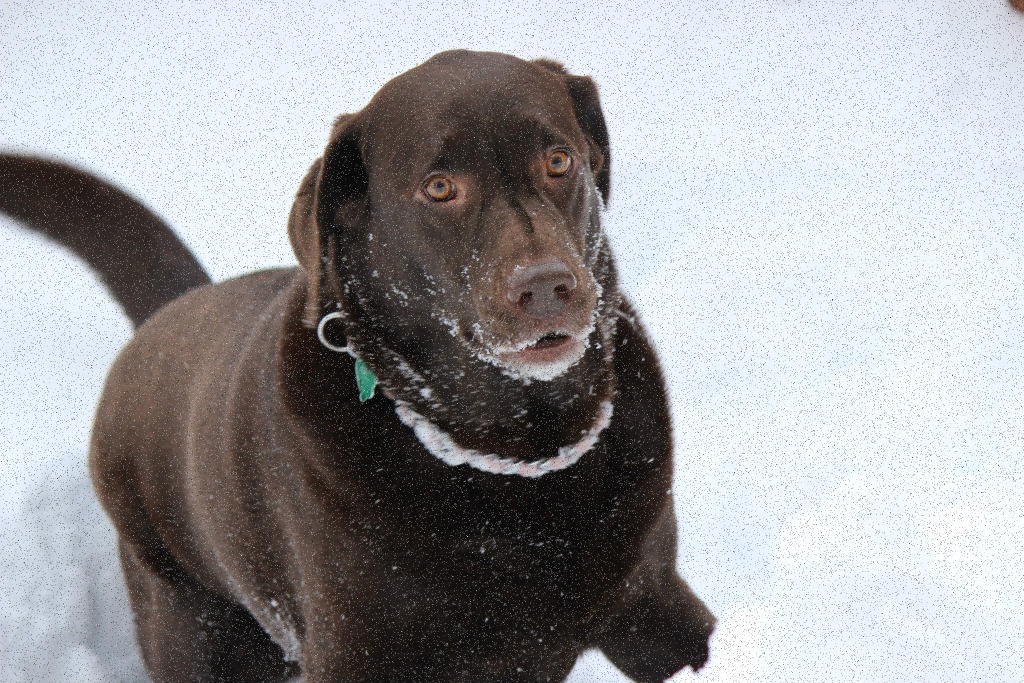
#> input picture hw1/images/dog_salt_and_pepper.png, 2048 x 1366 px, given in place of 1_resized.jpg, which was not available (shown at 1/2 size); the run also reads 1 picture not shown here
$ python process_images.py   (older library calls are emulated)
#> lines starting #> are read from the running program, lines starting #| are printed output that depends on the picture; after the words box and inside, x2 and y2 are one past the last pixel; in counts of white or black regions, pixels touching at a corner belong together; pictures that were not available may be replaced by others from this repository, and a replacement may not be noted
#> in load_image, image is the input picture: PIL image 2048x1366 RGB; mean R, G, B 159.5, 159.2, 162.5
### hw1/utils.py
from PIL import Image
import numpy as np

def load_image(filepath):
    '''
    Load image from filepath and return ndarray.
    '''
    image = Image.open(filepath)
    return np.asarray(image)

# [13 lines left out: functions save_image, show_image, not called in this run]

def downsample(ndarray):
    '''
    Return downsampled image as ndarray. (anti-aliased)
    '''
    h, w, _ = ndarray.shape
    image = Image.fromarray(ndarray)
    image = image.resize((round(w/2), round(h/2)), Image.ANTIALIAS)
    return np.asarray(image)

def upsample(ndarray):
    '''
    Return upsampled image as ndarray. (anti-aliased)
    '''
    h, w, _ = ndarray.shape
    image = Image.fromarray(ndarray)
    image = image.resize((w*2, h*2), Image.ANTIALIAS)
    return np.asarray(image)

def concat(left_ndarray, right_ndarray):
    '''
    Return concatenation of left half of first image and right half of second
    image. The arrays should be the same size.
    '''
    h, w, _ = left_ndarray.shape
    return np.hstack((left_ndarray[:, :w//2], right_ndarray[:, w//2:]))

### hw1/process_images.py
import numpy as np
import math
from utils import *

# [40 lines left out: functions get_pixel_at, get_patch_at, not called in this run]

def apply_gaussian_filter(pixel_grid, size):
    '''
    Apply gaussian filter for every pixel in pixel_grid, and return the
    resulting pixel grid.

    Args:
        pixel_grid (ndarray): 3D numpy array representing an RGB image.
        size (int): Kernel size.

    Returns:
        ndarray: 3D numpy array representing an RGB image after f iltering.
    '''
    sigma = (size - 1)/3

    ranges = np.arange(-math.trunc(size / 2), math.ceil(size / 2))
    gaussians = np.exp(-(ranges ** 2) / 2 * sigma ** 2)

    gaussian_filter = (gaussians / gaussians.sum()).reshape(-1, 1)

    new_image = np.zeros_like(pixel_grid, dtype=np.float32)

    pad = size // 2
    padded_image = np.pad(pixel_grid, ((0, 0), (pad, pad), (0, 0)))

    for x in range(pixel_grid.shape[1]):
        new_image[:,x] = np.sum(padded_image[:, x:x+size, :] * gaussian_filter, axis = 1)

    padded_image = np.pad(new_image, ((pad, pad), (0, 0), (0, 0)))

    for y in range(pixel_grid.shape[0]):
        new_image[y, :] = np.round(np.sum(padded_image[y:y+size, :, :] * gaussian_filter[:, None], axis = 0))

    return new_image.astype(np.uint8)

# [22 lines left out: function apply_median_filter, not called in this run]

def build_gaussian_pyramid(pixel_grid, size, levels=5):
    '''
    Build and return a Gaussian pyramid.

    Args:
        pixel_grid (ndarray): 3D numpy array representing an RGB image.
        size (int): Kernel size.
        levels (int): Number of levels.

    Returns:
        list of ndarray: List of 3D numpy arrays representing Gaussian
        pyramid.
    '''

    pyramids = [pixel_grid]

    for _ in range(levels):
        blurred_image = apply_gaussian_filter(pyramids[-1], size)
        downsampled_image = downsample(blurred_image)
        pyramids.append(downsampled_image)

    return pyramids

def build_laplacian_pyramid(gaussian_pyramid):
    '''
    Build and return a Laplacian pyramid.

    Args:
        gaussian_pyramid (list of ndarray): Gaussian pyramid.

    Returns:
        list of ndarray: List of 3D numpy arrays representing Laplacian
        pyramid
    '''
    laplacians = []

    for i in range(len(gaussian_pyramid) - 1):
        l = gaussian_pyramid[i].astype(np.float32) - upsample(gaussian_pyramid[i+1].astype(np.uint8)).astype(np.float32)
        laplacians.append(l)

    laplacians.append(gaussian_pyramid[-1].astype(np.float32))
    return laplacians

def blend_images(left_image, right_image):
    (h, w, d) = left_image.shape
#> h = 1366; w = 2048; d = 3
    size = 5
    levels = 5

    mask = concat(np.ones((h, w, d), dtype=np.uint8), np.zeros((h, w, d), dtype=np.uint8))

    mask_gaussian = build_gaussian_pyramid(mask, size, levels)
#> the loop in build_gaussian_pyramid, `for _ in range(levels):` made 5 passes
#> pass 1, in downsample, `image = Image.fromarray(ndarray)`:
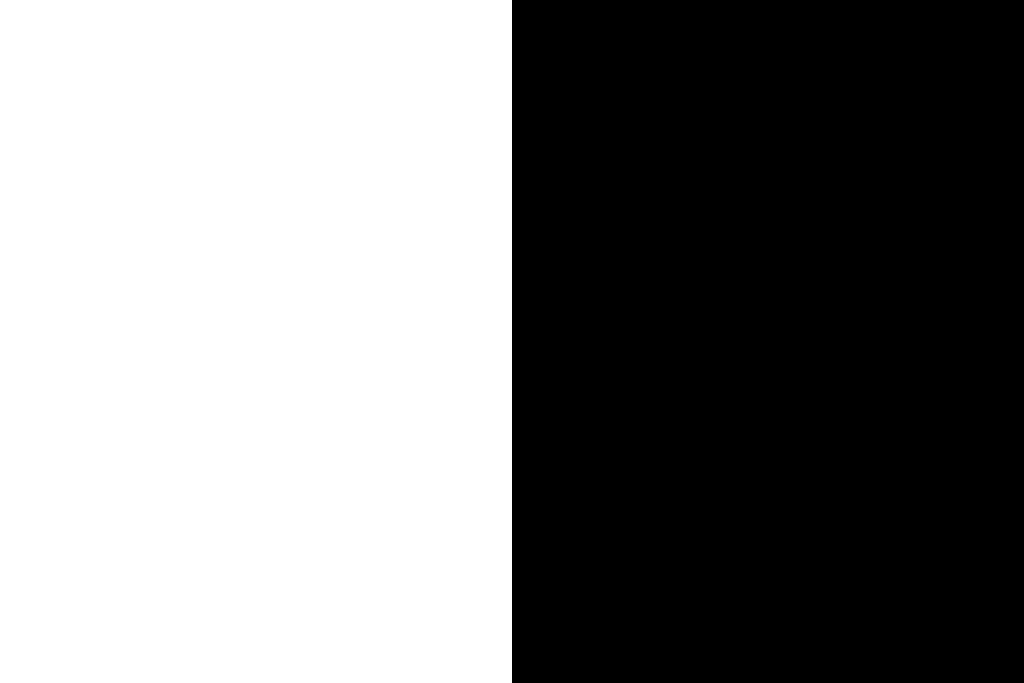
#> image: PIL image 2048x1366 RGB (shown at 1/2 size); values 0 (black) and 1 (white), 50% white; 1 white region, box (x1, y1, x2, y2) and area: (0, 0, 1024, 1366) 1398784
#> pass 1, in downsample, `image = image.resize((round(w/2), round(h/2)), Image.ANTIALIAS)`:
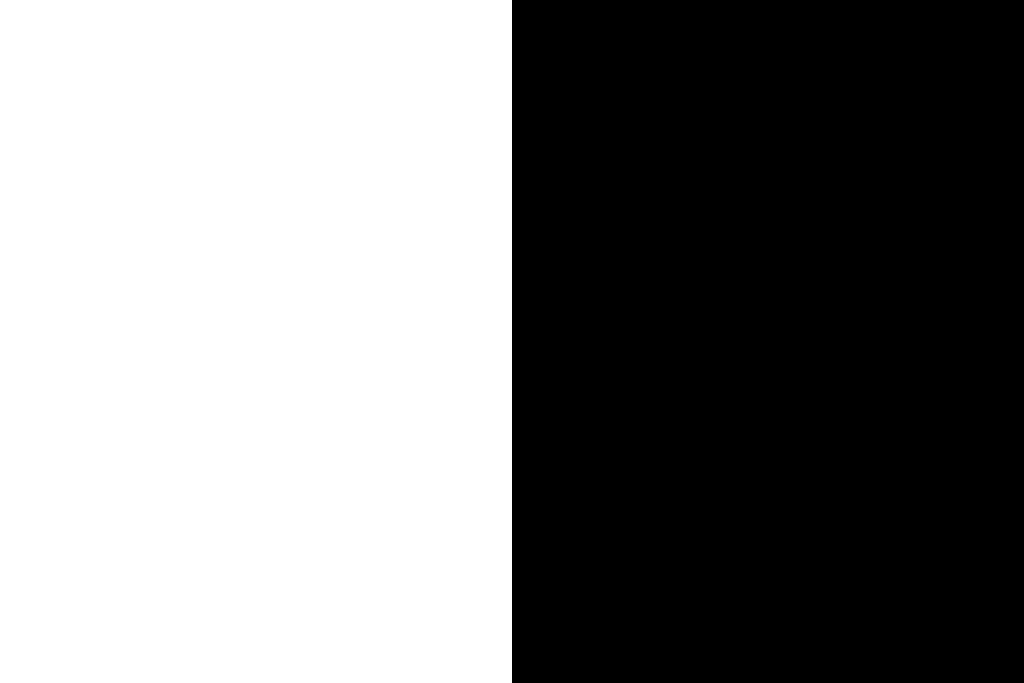
#> image: PIL image 1024x683 RGB; values 0 (black) and 1 (white), 50% white; 1 white region, box (x1, y1, x2, y2) and area: (0, 0, 512, 683) 349696
#> pass 2, in apply_gaussian_filter (call 2), `padded_image = np.pad(pixel_grid, ((0, 0), (pad, pad), (0, 0)))`:
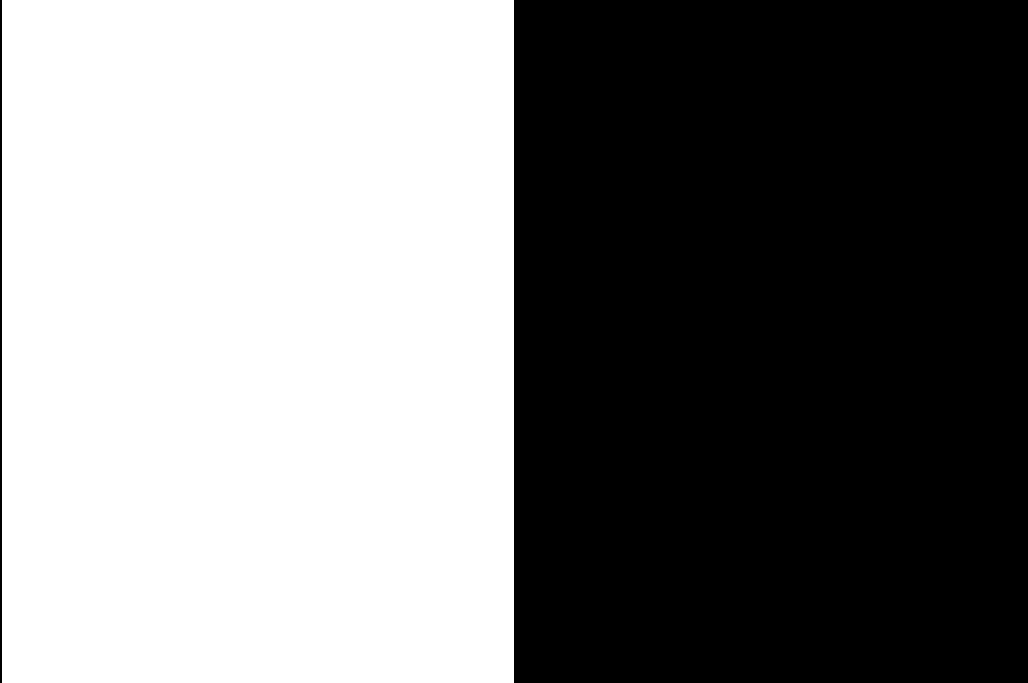
#> padded_image: shape (683, 1028, 3); values 0 (black) and 1 (white), 49.8% white; 1 white region, box (x1, y1, x2, y2) and area: (2, 0, 514, 683) 349696
#> after the loop in build_gaussian_pyramid, `for _ in range(levels):`: blurred_image: shape (86, 128, 3); values 0 (black) and 1 (white), 50% white; 1 white region, box (x1, y1, x2, y2) and area: (0, 0, 64, 86) 5504
#> after the loop in build_gaussian_pyramid, `for _ in range(levels):`: pyramids = 6 items
#> mask_gaussian = 6 items
    left_gaussian = build_gaussian_pyramid(left_image, size, levels)
#> call 2 of build_gaussian_pyramid, with size = 5, levels = 5
#> the loop in build_gaussian_pyramid (call 2), `for _ in range(levels):` made 5 passes
#> pass 1, in downsample (call 6), `image = image.resize((round(w/2), round(h/2)), Image.ANTIALIAS)`:
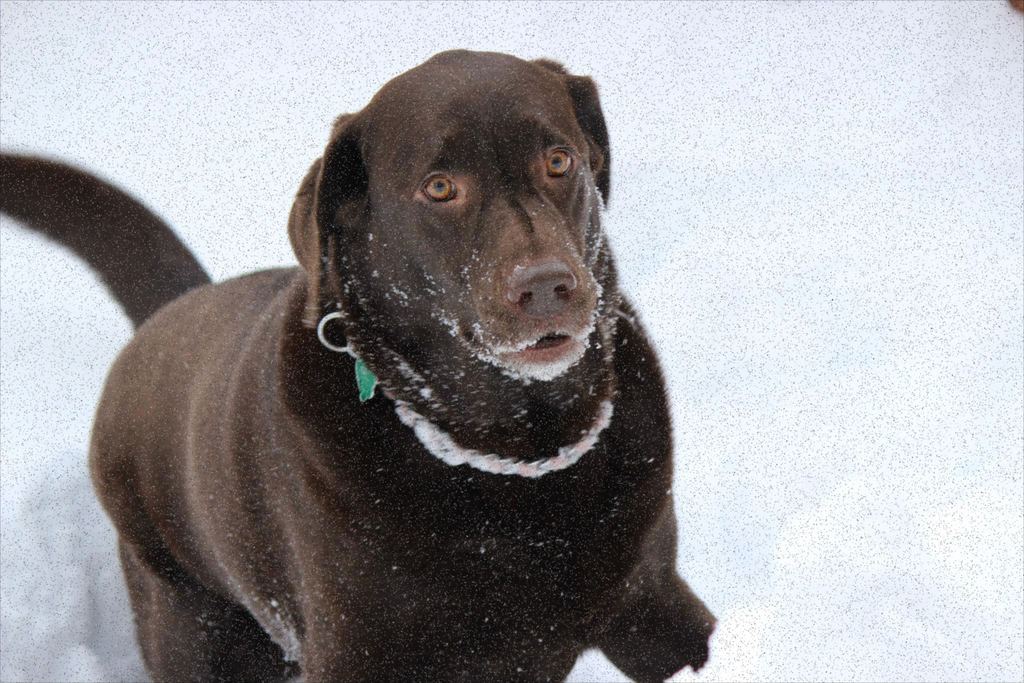
#> image: PIL image 1024x683 RGB; mean R, G, B 159.4, 159.1, 162.2
#> after the loop in build_gaussian_pyramid (call 2), `for _ in range(levels):`:
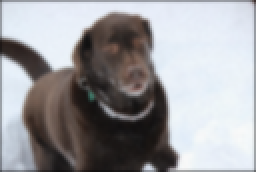
#> blurred_image: shape (86, 128, 3) (shown 2 times larger); mean of channels 0, 1, 2 156.7, 156.3, 159.3; drawn as R, G, B
#> left_gaussian = 6 items
    right_gaussian = build_gaussian_pyramid(right_image, size, levels)
#> right_gaussian = 6 items

    left_laplacian = build_laplacian_pyramid(left_gaussian)
#> the loop in build_laplacian_pyramid, `for i in range(len(gaussian_pyramid) - 1):` made 2 passes
#> (h in upsample, w in upsample) on passes 1 to 2: (683, 1024), (342, 512)
#> pass 1, in build_laplacian_pyramid, `l = gaussian_pyramid[i].astype(np.float32) - upsample(gaussian_pyramid..`:
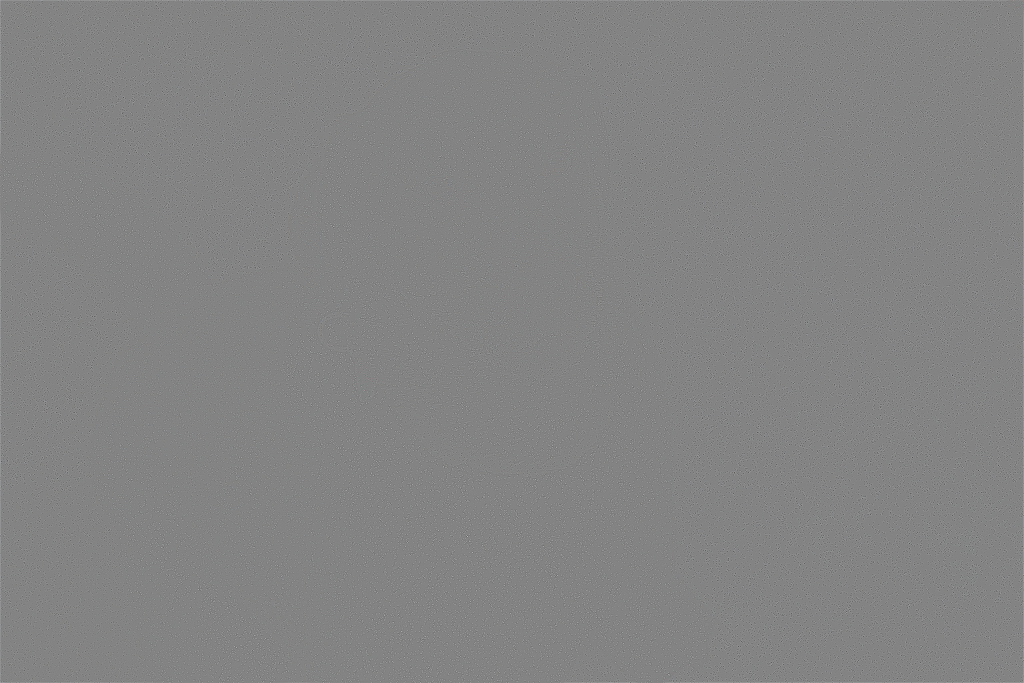
#> l: shape (1366, 2048, 3) float32 (shown at 1/2 size); mean of channels 0, 1, 2 0.1, 0.1, 0.4; drawn with min black and max white
#> after the loop in build_laplacian_pyramid, `for i in range(len(gaussian_pyramid) - 1):`: laplacians = 1 item
    right_laplacian = build_laplacian_pyramid(right_gaussian)

    LS = []
    for g, l, r in zip(mask_gaussian, left_laplacian, right_laplacian):
        ls = l.astype(np.float32) * g.astype(np.float32) + r.astype(np.float32) * (1.0 - g.astype(np.float32))
        LS.append(ls)

    result_image = LS[-1].astype(np.float32)

    for i in range(len(LS) - 2, -1, -1):
        prev_image = upsample(result_image.astype(np.uint8))
        ls_ = LS[i]

        result_image = np.clip(ls_.astype(np.float32) + prev_image.astype(np.float32), 0, 255)

    return result_image.astype(np.uint8)
    '''
    Smoothly blend two images by concatenation.

    Tip: This function should build Laplacian pyramids for both images,
    concatenate left half of left_image and right half of right_image
    on all levels, then start reconstructing from the smallest one.

    Args:
        left_image (ndarray): 3D numpy array representing an RGB image.
        right_image (ndarray): 3D numpy array representing an RGB image.

    Returns:
        ndarray: 3D numpy array representing an RGB image after blending.
    '''


if __name__ == "__main__":
    # [11 lines of commented-out code are left out]
    player1 = load_image('./images/1_resized.jpg')
    player2 = load_image('./images/2_resized.jpg')
#> (the run stopped early here; a loop or call above may not have finished)
